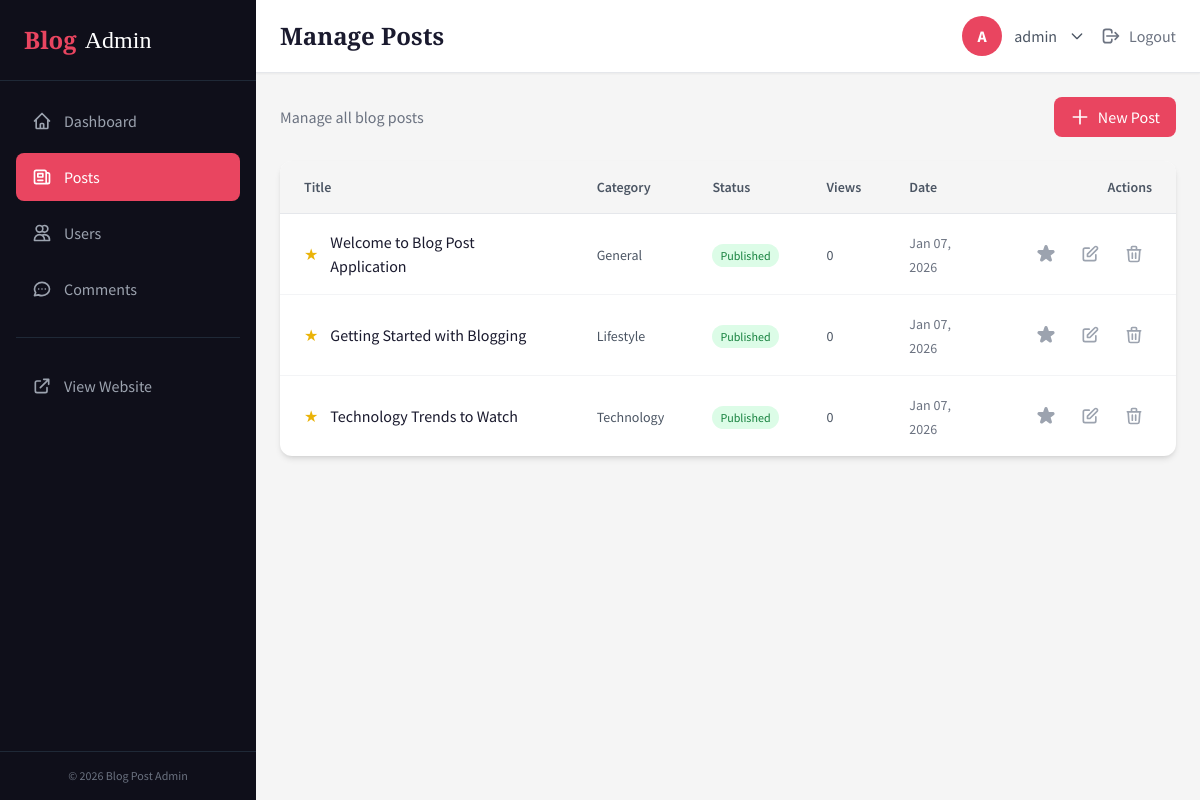
The app's page /dashboard/posts (signed in) with its own data.
### tables this page shows
CREATE TABLE IF NOT EXISTS posts (
    id INT AUTO_INCREMENT PRIMARY KEY,
    slug VARCHAR(200) NOT NULL UNIQUE,
    title VARCHAR(160) NOT NULL,
    excerpt VARCHAR(300) NULL,
    content TEXT NOT NULL,
    cover_image_url VARCHAR(500) NULL,
    author_id INT NOT NULL,
    category VARCHAR(50) DEFAULT 'General',
    is_featured TINYINT(1) DEFAULT 0,
    is_published TINYINT(1) DEFAULT 1,
    views INT DEFAULT 0,
    reading_time_min INT DEFAULT 5,
    created_at TIMESTAMP DEFAULT CURRENT_TIMESTAMP,
    updated_at TIMESTAMP DEFAULT CURRENT_TIMESTAMP ON UPDATE CURRENT_TIMESTAMP,
    FOREIGN KEY (author_id) REFERENCES users(id) ON DELETE CASCADE,
    INDEX idx_slug (slug),
    INDEX idx_is_featured (is_featured),
    INDEX idx_is_published (is_published),
    INDEX idx_category (category),
    INDEX idx_created_at (created_at)
);

### core/Controller.php (called while the page is built, shortened)
<?php
class Controller
{
    protected function view(string $view, array $data = []): void
    {
        extract($data);
        $viewPath = BASE_PATH . '/app/views/' . $view . '.php';
        require_once $viewPath;
    }
}

### app/controllers/dashboard/PostController.php (called while the page is built, shortened)
<?php
require_once BASE_PATH . '/core/Controller.php';
require_once BASE_PATH . '/app/models/Post.php';
class PostController extends Controller
{
    private Post $postModel;
    public function __construct()
    {
        $this->postModel = new Post();
    }
    public function index(): void
    {
        $posts = $this->postModel->getAllForAdmin();
        $this->view('dashboard/posts/index', [
            'pageTitle' => 'Manage Posts',
            'posts' => $posts,
            'success' => Session::getFlash('success'),
            'error' => Session::getFlash('error'),
        ]);
    }
}

### public/index.php (called while the page is built, shortened)
<?php
require_once BASE_PATH . '/core/Database.php';
require_once BASE_PATH . '/core/Router.php';
$router = new Router();
try {
    $router->dispatch();
} catch (Exception $e) {
    if (true) {
        echo '<h1>Error</h1>';
        echo '<p>' . htmlspecialchars($e->getMessage()) . '</p>';
        echo '<pre>' . htmlspecialchars($e->getTraceAsString()) . '</pre>';
    } else {
        http_response_code(500);
        echo '<h1>500 - Internal Server Error</h1>';
    }
}

### config/database.php (called while the page is built)
<?php
return [
    'host' => 'localhost',
    'database' => 'blog_post_db',
    'username' => 'root',
    'password' => '',
    'charset' => 'utf8mb4',
];

### core/Database.php (called while the page is built, shortened)
<?php
class Database
{
    private static ?PDO $instance = null;
    public static function getInstance(): PDO
    {
        if (self::$instance === null) {
            $config = require_once BASE_PATH . '/config/database.php';
            $dsn = "mysql:host={$config['host']};dbname={$config['database']};charset={$config['charset']}";
            try {
                self::$instance = new PDO($dsn, $config['username'], $config['password'], [
                    PDO::ATTR_ERRMODE => PDO::ERRMODE_EXCEPTION,
                    PDO::ATTR_DEFAULT_FETCH_MODE => PDO::FETCH_ASSOC,
                    PDO::ATTR_EMULATE_PREPARES => false,
                ]);
            } catch (PDOException $e) {
                throw new Exception("Database connection failed: " . $e->getMessage());
            }
        }
        return self::$instance;
    }
}

### app/models/Post.php (called while the page is built, shortened)
<?php
require_once BASE_PATH . '/core/Model.php';
class Post extends Model
{
    public function getAllForAdmin(): array
    {
        $sql = "SELECT p.*, u.username as author_name
                FROM posts p
                LEFT JOIN users u ON p.author_id = u.id
                ORDER BY p.created_at DESC";
        return $this->query($sql);
    }
}

### core/Model.php (called while the page is built, shortened)
<?php
class Model
{
    protected PDO $db;
    public function __construct()
    {
        $this->db = Database::getInstance();
    }
    public function query(string $sql, array $params = []): array
    {
        $stmt = $this->db->prepare($sql);
        $stmt->execute($params);
        return $stmt->fetchAll();
    }
}

### app/views/dashboard/posts/index.php (the view, shortened to what this page needs)
<div class="flex items-center justify-between mb-6">
    <div>
        <p class="text-gray-500">Manage all blog posts</p>
    </div>
    <a href="/blog-post/dashboard/posts/create"
       class="bg-accent hover:bg-red-600 text-white px-4 py-2 rounded-lg transition-colors flex items-center space-x-2">
        <svg class="w-5 h-5" fill="none" stroke="currentColor" viewBox="0 0 24 24">
            <path stroke-linecap="round" stroke-linejoin="round" stroke-width="2" d="M12 4v16m8-8H4"/>
        </svg>
        <span>New Post</span>
    </a>
</div>
<div class="bg-white rounded-xl shadow-md overflow-hidden">
    <?php if (empty($posts)): ?>
        <div class="text-center py-12">
            <svg class="w-16 h-16 mx-auto text-gray-300 mb-4" fill="none" stroke="currentColor" viewBox="0 0 24 24">
                <path stroke-linecap="round" stroke-linejoin="round" stroke-width="2" d="M9 12h6m-6 4h6m2 5H7a2 2 0 01-2-2V5a2 2 0 012-2h5.586a1 1 0 01.707.293l5.414 5.414a1 1 0 01.293.707V19a2 2 0 01-2 2z"/>
            </svg>
            <p class="text-gray-500">No posts yet. Create your first post!</p>
        </div>
    <?php else: ?>
        <table class="w-full">
            <thead class="bg-light border-b border-gray-200">
                <tr>
                    <th class="text-left px-6 py-4 text-sm font-semibold text-gray-600">Title</th>
                    <th class="text-left px-6 py-4 text-sm font-semibold text-gray-600">Category</th>
                    <th class="text-left px-6 py-4 text-sm font-semibold text-gray-600">Status</th>
                    <th class="text-left px-6 py-4 text-sm font-semibold text-gray-600">Views</th>
                    <th class="text-left px-6 py-4 text-sm font-semibold text-gray-600">Date</th>
                    <th class="text-right px-6 py-4 text-sm font-semibold text-gray-600">Actions</th>
                </tr>
            </thead>
            <tbody class="divide-y divide-gray-100">
                <?php foreach ($posts as $post): ?>
                    <tr class="hover:bg-gray-50 transition-colors">
                        <td class="px-6 py-4">
                            <div class="flex items-center space-x-3">
                                <?php if ($post['is_featured']): ?>
                                    <span class="text-yellow-500" title="Featured">★</span>
                                <?php endif; ?>
                                <span class="font-medium text-primary"><?= htmlspecialchars(substr($post['title'], 0, 50)) ?></span>
                            </div>
                        </td>
                        <td class="px-6 py-4">
                            <span class="text-sm text-gray-600"><?= htmlspecialchars($post['category'] ?? 'General') ?></span>
                        </td>
                        <td class="px-6 py-4">
                            <?php if ($post['is_published']): ?>
                                <span class="bg-green-100 text-green-700 text-xs px-2 py-1 rounded-full">Published</span>
                            <?php else: ?>
                                <span class="bg-gray-100 text-gray-600 text-xs px-2 py-1 rounded-full">Draft</span>
                            <?php endif; ?>
                        </td>
                        <td class="px-6 py-4">
                            <span class="text-sm text-gray-600"><?= $post['views'] ?? 0 ?></span>
                        </td>
                        <td class="px-6 py-4">
                            <span class="text-sm text-gray-500"><?= date('M d, Y', strtotime($post['created_at'])) ?></span>
                        </td>
                        <td class="px-6 py-4">
                            <div class="flex items-center justify-end space-x-2">
                                <form action="/blog-post/dashboard/posts/<?= $post['id'] ?>/toggle-featured" method="POST" class="inline">
                                    <button type="submit"
                                            class="p-2 text-gray-400 hover:text-yellow-500 transition-colors"
                                            title="<?= $post['is_featured'] ? 'Remove from featured' : 'Mark as featured' ?>">
                                        <svg class="w-5 h-5" fill="<?= $post['is_featured'] ? 'currentColor' : 'none' ?>" stroke="currentColor" viewBox="0 0 24 24">
                                            <path stroke-linecap="round" stroke-linejoin="round" stroke-width="2" d="M11.049 2.927c.3-.921 1.603-.921 1.902 0l1.519 4.674a1 1 0 00.95.69h4.915c.969 0 1.371 1.24.588 1.81l-3.976 2.888a1 1 0 00-.363 1.118l1.518 4.674c.3.922-.755 1.688-1.538 1.118l-3.976-2.888a1 1 0 00-1.176 0l-3.976 2.888c-.783.57-1.838-.197-1.538-1.118l1.518-4.674a1 1 0 00-.363-1.118l-3.976-2.888c-.784-.57-.38-1.81.588-1.81h4.914a1 1 0 00.951-.69l1.519-4.674z"/>
                                        </svg>
                                    </button>
                                </form>
                                <a href="/blog-post/dashboard/posts/<?= $post['id'] ?>/edit"
                                   class="p-2 text-gray-400 hover:text-blue-600 transition-colors"
                                   title="Edit">
                                    <svg class="w-5 h-5" fill="none" stroke="currentColor" viewBox="0 0 24 24">
                                        <path stroke-linecap="round" stroke-linejoin="round" stroke-width="2" d="M11 5H6a2 2 0 00-2 2v11a2 2 0 002 2h11a2 2 0 002-2v-5m-1.414-9.414a2 2 0 112.828 2.828L11.828 15H9v-2.828l8.586-8.586z"/>
                                    </svg>
                                </a>
                                <form action="/blog-post/dashboard/posts/<?= $post['id'] ?>/delete" method="POST" class="inline" onsubmit="return confirm('Are you sure you want to delete this post?');">
                                    <button type="submit" class="p-2 text-gray-400 hover:text-red-600 transition-colors" title="Delete">
                                        <svg class="w-5 h-5" fill="none" stroke="currentColor" viewBox="0 0 24 24">
                                            <path stroke-linecap="round" stroke-linejoin="round" stroke-width="2" d="M19 7l-.867 12.142A2 2 0 0116.138 21H7.862a2 2 0 01-1.995-1.858L5 7m5 4v6m4-6v6m1-10V4a1 1 0 00-1-1h-4a1 1 0 00-1 1v3M4 7h16"/>
                                        </svg>
                                    </button>
                                </form>
                            </div>
                        </td>
                    </tr>
                <?php endforeach; ?>
            </tbody>
        </table>
    <?php endif; ?>
</div>
<?php
require_once BASE_PATH . '/app/views/dashboard/layouts/main.php';
?>

### core/Router.php (shortened to what this page needs)
<?php
class Router
{
    private array $routes = [];
    private function addRoute(string $method, string $path, string $controller, string $action, array $middleware): void
    {
        $pattern = preg_replace('/\{([a-zA-Z]+)\}/', '(?P<$1>[^/]+)', $path);
        $pattern = '#^' . $pattern . '$#';
        $this->routes[] = [
            'method' => $method,
            'path' => $path,
            'pattern' => $pattern,
            'controller' => $controller,
            'action' => $action,
            'middleware' => $middleware,
        ];
    }
    public function dispatch(): void
    {
        $requestUri = parse_url($_SERVER['REQUEST_URI'], PHP_URL_PATH);
        $basePath = '/blog-post';
        if (strpos($requestUri, $basePath) === 0) {
            $requestUri = substr($requestUri, strlen($basePath));
        }
        $requestMethod = $_SERVER['REQUEST_METHOD'];
        foreach ($this->routes as $route) {
            if ($route['method'] !== $requestMethod) {
                continue;
            }
            if (preg_match($route['pattern'], $requestUri, $matches)) {
                $params = array_filter($matches, 'is_string', ARRAY_FILTER_USE_KEY);
                $controller = new $controllerClass();
                $action = $route['action'];
                call_user_func_array([$controller, $action], $params);
                return;
            }
        }
    }
}

### records on screen
posts: title "Welcome to Blog Post Application", category "General", is_published "Published", views "0", created_at "Jan 07, 2026", is_featured 1 (drawn)
posts: title "Getting Started with Blogging", category "Lifestyle", is_published "Published", views "0", created_at "Jan 07, 2026", is_featured 1 (drawn)
posts: title "Technology Trends to Watch", category "Technology", is_published "Published", views "0", created_at "Jan 07, 2026", is_featured 1 (drawn)
